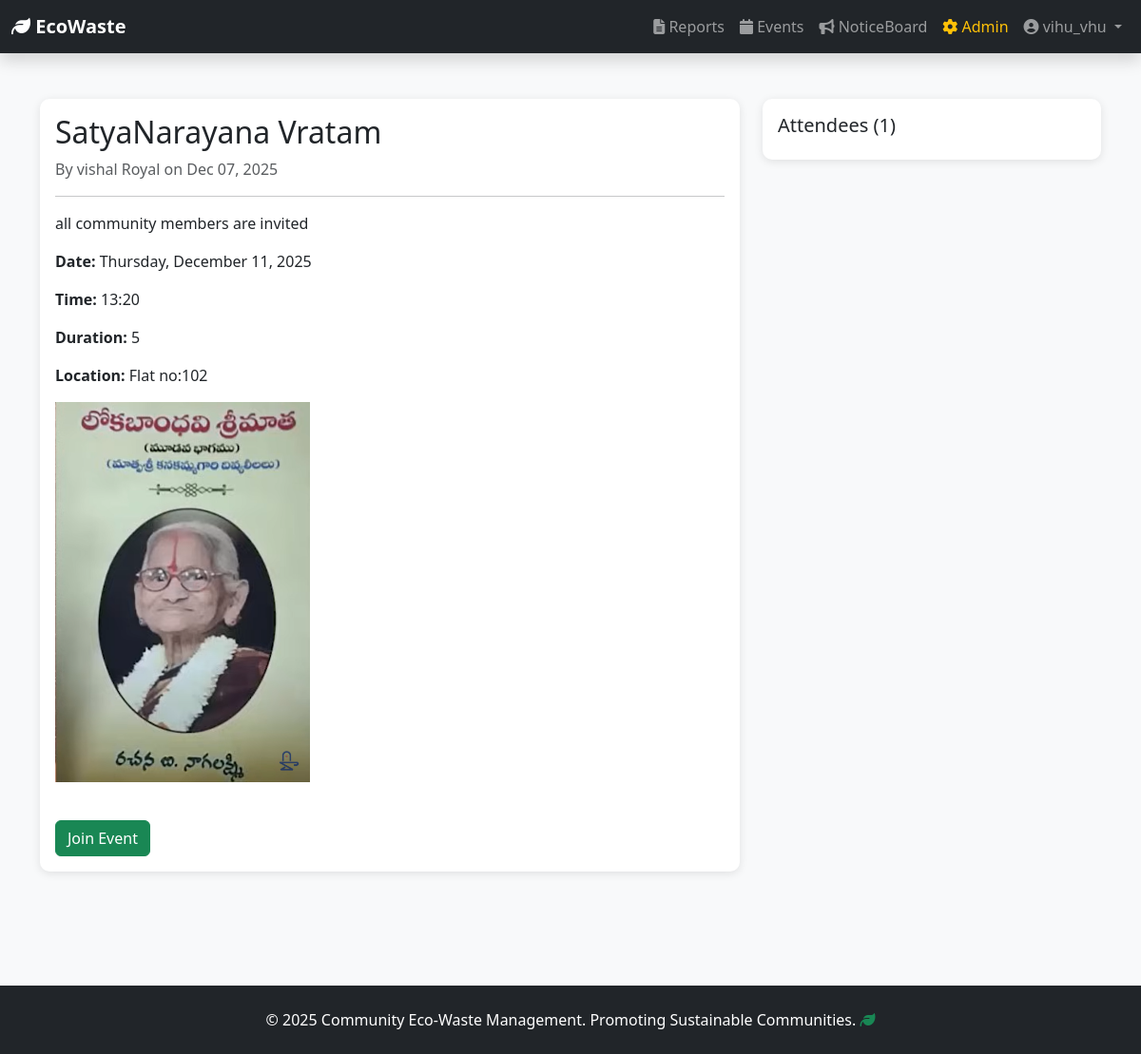
The page /events/1/ (signed in) on the database its author committed.
### users/models.py (models this page shows, shortened)
class CustomUser(AbstractUser):
    ROLE_CHOICES = (
        ('user', 'Community Member'),
        ('admin', 'Community Head (Admin)'),
    )
    role = models.CharField(max_length=10, choices=ROLE_CHOICES, default='user')
    is_approved = models.BooleanField(default=False)
    phone = models.CharField(max_length=15, blank=True, null=True)
    address = models.TextField(blank=True, null=True)
    profile_picture = models.ImageField(upload_to='profile_pics/', blank=True, null=True)
    community_name = models.CharField(max_length=255, blank=True, null=True)
    joined_date = models.DateTimeField(auto_now_add=True)
    bio = models.TextField(blank=True, null=True)
    class Meta:
        ordering = ['-joined_date']
        verbose_name_plural = "Users"
    def is_community_admin(self):
        return self.role == 'admin' and self.is_approved

### events/models.py (models this page shows, shortened)
class Event(models.Model):
    title = models.CharField(max_length=255)
    description = models.TextField()
    location = models.CharField(max_length=255, blank=True, null=True)
    event_date = models.DateField(blank=True, null=True)
    event_time = models.TimeField(blank=True, null=True)
    duration = models.CharField(max_length=100, blank=True, null=True)
    photo = models.ImageField(upload_to='events/photos/', blank=True, null=True)
    created_by = models.ForeignKey(User, on_delete=models.CASCADE, related_name='events')
    created_at = models.DateTimeField(auto_now_add=True)
    updated_at = models.DateTimeField(auto_now=True)
    is_active = models.BooleanField(default=True)
    class Meta:
        ordering = ['-created_at']

### events/views.py (the view, shortened to what this page needs)
# urls.py: path('<int:pk>/', views.event_detail, name='event_detail'),
@login_required(login_url='users:login')
def event_detail(request, pk):
    if not request.user.is_approved:
        return redirect('users:pending')
    event = get_object_or_404(Event, pk=pk)
    attendees = event.attendees.all()
    is_attending = EventAttendee.objects.filter(event=event, user=request.user).exists()
    context = {
        'event': event,
        'attendees': attendees,
        'is_attending': is_attending,
        'attendee_count': attendees.count(),
    }
    return render(request, 'events/event_detail.html', context)

### templates/events/event_detail.html (shortened to what this page needs)
{% extends 'base/base.html' %}
{% block content %}
<div class="container py-5">
    <div class="row">
        <div class="col-md-8">
            <div class="card mb-4">
                <div class="card-body">
                    <h2>{{ event.title }}</h2>
                    <p class="text-muted">
                        By {{ event.created_by.get_full_name }} on {{ event.created_at|date:"M d, Y" }}
                    </p>
                    <hr>
                    <p>{{ event.description }}</p>
                    {% if event.event_date %}
                        <p><strong>Date:</strong> {{ event.event_date|date:"l, F j, Y" }}</p>
                    {% endif %}
                    {% if event.event_time %}
                        <p><strong>Time:</strong> {{ event.event_time|time:"H:i" }}</p>
                    {% endif %}
                    {% if event.duration %}
                        <p><strong>Duration:</strong> {{ event.duration }}</p>
                    {% endif %}
                    {% if event.location %}
                        <p><strong>Location:</strong> {{ event.location }}</p>
                    {% endif %}
                    {% if event.photo %}
                        <img src="{{ event.photo.url }}" class="img-fluid mb-3" style="max-height: 400px;">
                    {% endif %}
                    <form method="post" class="mt-4">
                        {% if is_attending %}
                            <button type="submit" name="leave" class="btn btn-warning">Leave Event</button>
                        {% else %}
                            <button type="submit" name="join" class="btn btn-success">Join Event</button>
                        {% endif %}
                    </form>
                </div>
            </div>
        </div>
        <div class="col-md-4">
            <div class="card">
                <div class="card-body">
                    <h5 class="card-title">Attendees ({{ attendee_count }})</h5>
                </div>
            </div>
        </div>
    </div>
</div>
{% endblock %}

### templates/components/navbar.html (shortened to what this page needs)
<nav class="navbar navbar-expand-lg navbar-dark bg-dark shadow">
    <div class="container-fluid">
        <a class="navbar-brand fw-bold" href="{% url 'users:dashboard' %}">
            <i class="fas fa-leaf"></i> EcoWaste
        </a>
        <div class="collapse navbar-collapse" id="navbarNav">
            <ul class="navbar-nav ms-auto">
                <li class="nav-item">
                    <a class="nav-link" href="{% url 'reports:report_list' %}"><i class="fas fa-file-alt"></i> Reports</a>
                </li>
                <li class="nav-item">
                    <a class="nav-link" href="{% url 'events:event_list' %}"><i class="fas fa-calendar"></i> Events</a>
                </li>
                <li class="nav-item">
                    <a class="nav-link" href="{% url 'users:noticeboard' %}"><i class="fas fa-bullhorn"></i> NoticeBoard</a>
                </li>
                {% if user.is_community_admin %}
                    <li class="nav-item">
                        <a class="nav-link text-warning" href="{% url 'users:admin_dashboard' %}"><i class="fas fa-cog"></i> Admin</a>
                    </li>
                {% endif %}
                <li class="nav-item dropdown">
                    <a class="nav-link dropdown-toggle" href="#" id="userDropdown" role="button" data-bs-toggle="dropdown">
                        <i class="fas fa-user-circle"></i> {{ user.username }}
                    </a>
                </li>
            </ul>
        </div>
    </div>
</nav>

### static/css/style.css (style rules this page uses)
:root { --primary-color: #667eea; --secondary-color: #764ba2; --success-color: #10b981; --danger-color: #ef4444; --warning-color: #f59e0b; --info-color: #3b82f6; }
* { margin: 0; padding: 0; box-sizing: border-box; }
html, body { height: 100%; }
body { font-family: 'Segoe UI', Tahoma, Geneva, Verdana, sans-serif; background-color: #f8f9fa; color: #333; display: flex; flex-direction: column; }
.card { border: none; border-radius: 10px; box-shadow: 0 2px 10px rgba(0,0,0,0.1); transition: transform 0.3s, box-shadow 0.3s; }
.navbar { box-shadow: 0 2px 10px rgba(0,0,0,0.1); }

### rows shown on the page
CustomUser: username "vihu_vhu"
Event: title "SatyaNarayana Vratam", created_by.get_full_name "vishal Royal", created_at "Dec 07, 2025", description "all community members are invited", event_date "Thursday, December 11, 2025", event_time "13:20", duration "5", location "Flat no:102", photo (picture)

### other values the page prints
{{ attendee_count }} "1"
